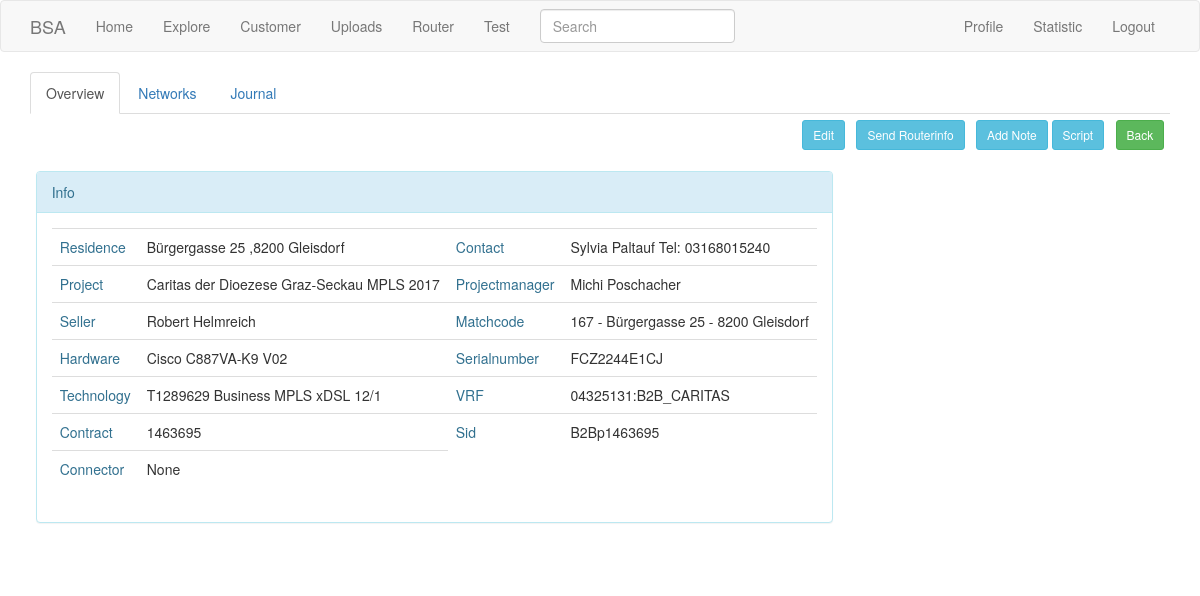
The app's page /contract/5 (signed in) with its own data.
### app/models.py (models this page shows, shortened)
class SearchableMixin(object):
    @classmethod
    def before_commit(cls, session):
        session._changes = {
            'add': list(session.new),
            'update': list(session.dirty),
            'delete': list(session.deleted)
        }
    @classmethod
    def after_commit(cls, session):
        for obj in session._changes['add']:
            if isinstance(obj, SearchableMixin):
                add_to_index(obj.__tablename__, obj)
        for obj in session._changes['update']:
            if isinstance(obj, SearchableMixin):
                add_to_index(obj.__tablename__, obj)
        for obj in session._changes['delete']:
            if isinstance(obj, SearchableMixin):
                remove_from_index(obj.__tablename__, obj)
        session._changes = None

class Location(db.Model, SearchableMixin):
    __searchable__ = ['contract']
    customer_id=db.Column(db.Integer, db.ForeignKey('customer.id'))
    id = db.Column(db.Integer, primary_key=True)
    residence = db.Column(db.String(140))
    technology = db.Column(db.String(140))
    project= db.Column(db.String(140))
    projectmanager=db.Column(db.String(140))
    hardware= db.relationship('Hardware', backref='location' , lazy='dynamic')
    networks= db.relationship('Network', backref='location' , lazy='dynamic')
    contract= db.Column(db.String(140))
    contact=db.Column(db.String(140))
    sid= db.Column(db.String(140))
    matchcode= db.Column(db.String(140))
    seller= db.Column(db.String(140))
    vrf= db.Column(db.String(140))
    dependencies=db.relationship('Contract', backref='location' , lazy='dynamic')
    infos=db.relationship("Info", secondary="basket", backref='locations')
    connector=db.Column(db.String(280))

class Hardware(db.Model):
    id = db.Column(db.Integer, primary_key=True)
    name=db.Column(db.String(140))
    sn = db.Column(db.String(140))
    location_id = db.Column(db.Integer, db.ForeignKey('location.id'))

### app/main/routes.py (the view, shortened to what this page needs)
@bp.route('/contract/<id>',methods=['GET', 'POST'])
@login_required
def contract(id):
    available_scripts=Script.query.all()
    scripts_list=[(i.id,i.name) for i in available_scripts]
    form=NetworkForm()
    form_del=DeleteForm()
    form_info=InfoForm()
    form_remove=RemoveForm()
    form_script=ScriptForm()
    contract=Location.query.get(id)
    form_script.script.choices=scripts_list
    if form_remove.validate_on_submit():
        if form_remove.remove.data:
            info=Info.query.get(form_remove.id_rem.data)
            contract.remove_info(info)
            db.session.commit()
            return redirect(url_for('main.contract',id=contract.id))
    if form_del.validate_on_submit():
        if form_del.delete.data:
            print('form validate')
            id=form_del.id_del.data
            delete(Network,id)
            return redirect(url_for('main.contract',id=contract.id))
    location=Location.query.get(id)
    infos_t=location.infos
    return render_template('contract.html',form_script=form_script, contract=contract, form=form, form_del=form_del, form_info=form_info, infos_t=infos_t, form_remove=form_remove)

### app/file/forms.py
class SearchForm(FlaskForm):
    q = StringField(_l('Search'), validators=[DataRequired()])
    def __init__(self, *args, **kwargs):
        if 'formdata' not in kwargs:
            kwargs['formdata'] = request.args
        if 'csrf_enabled' not in kwargs:
            kwargs['csrf_enabled'] = False
        super(SearchForm, self).__init__(*args, **kwargs)

### app/main/forms.py
class SearchForm(FlaskForm):
    q = StringField(_l('Search'), validators=[DataRequired()])
    def __init__(self, *args, **kwargs):
        if 'formdata' not in kwargs:
            kwargs['formdata'] = request.args
        if 'csrf_enabled' not in kwargs:
            kwargs['csrf_enabled'] = False
        super(SearchForm, self).__init__(*args, **kwargs)

### app/file/routes.py (called while the page is built)
@bp.before_app_request
def before_request():
    if current_user.is_authenticated:
        g.search_form = SearchForm()
    g.locale = str(get_locale())

### app/main/routes.py (called while the page is built)
@bp.before_request
def before_request():
    if current_user.is_authenticated:
        current_user.last_seen = datetime.utcnow()
        db.session.commit()
        g.search_form = SearchForm()
    g.locale = str(get_locale())

### app/models.py (called while the page is built)
    @login.user_loader
    def load_user(id):
        return User.query.get(int(id))

### app/templates/contract.html (shortened to what this page needs)
{% extends "base.html" %}
{% import 'bootstrap/wtf.html' as wtf %}
{% from "macros.html" import modal with context %}
{% block app_content %}
<link rel="stylesheet" type="text/css" href="{{ url_for('static', filename='css/style.css') }}">
<ul class="nav nav-tabs">
  <li class="nav-item active">
    <a class="nav-link active"  id="Overview-tab" data-toggle="tab" href="#Overview" role="tab" aria-controls="home" aria-selected="true">Overview</a>
  </li>
  <li class="nav-item">
    <a class="nav-link active" id="Networks-tab" data-toggle="tab" href="#Networks" role="tab" aria-controls="home" aria-selected="true">Networks</a>
  </li>
  <li class="nav-item">
    <a class="nav-link" href="#">Journal</a>
  </li>
</ul>
<div class="tab-content" id="TabContent" class="active" >
<div class="tab-pane active in " id="Overview" role="tabpanel" aria-labelledby="Overview-tab">
{% include '_contract_overview.html' %}
</div>
{% include '_contract_networks.html' %}
</div>
{% endblock %}

### app/templates/_contract_overview.html (shortened to what this page needs)
<div id="flex-container-button" class="flex-container">
<div id="flex-item-button" class="flex-item">
<div><a href="javascript: edit_row({{contract.id}});" class="btn btn-info btn-sm" id="edit_button{{contract.id}}">
          <span> Edit</span></a>
        </div> </div>
<div id="flex-item-button2" class="flex-item">
  <button id="router_todo" onclick="router_todo( {{contract.id}} )"  type="button" class="btn btn-info btn-sm " >
 Send Routerinfo</button></div>
<div id="flex-item-button3" class="flex-item">
<button type="button" class="btn btn-info btn-sm"  data-toggle="modal" data-target="#modal-info1">
<span> Add Note</span>
</button>
<button type="button" class="btn btn-info btn-sm"  data-toggle="modal" data-target="#modal-script1">
<span>Script</span>
</button>
</div>
<div id="flex-item-back" class="flex-item">
  <a class="btn btn-success btn-sm" href="{{ url_for('main.locations',customername=contract.customer.name) }}">Back</a></div>
</div>
<div id="flex-container-contract" class="flex-container">
<div id="flex-item-contract" class="flex-item">
<div class="panel panel-info">
<div class="panel-heading">Info</div>
<div class="panel-body">
<table class="table  table-responsive">
  <tbody>
 <tr><td Style="color:#31708f;">Residence</td><td id="residence_contract" >{{contract.residence}}</td><td Style="color:#31708f;">Contact</td><td id="contact_contract" >{{contract.contact}}</td></tr>
<tr><td Style="color:#31708f;">Project</td><td id="project_contract">{{contract.project}}</td><td Style="color:#31708f;">Projectmanager</td><td id="projectmanager_contract">{{contract.projectmanager}}</td>
<tr><td Style="color:#31708f;">Seller</td><td id="seller_contract" >{{contract.seller}}</td><td Style="color:#31708f;">Matchcode</td><td id="matchcode_contract" >{{contract.matchcode}}</td></tr>
<tr><td Style="color:#31708f;">Hardware</td><td id="hardware_contract">{{contract.hardware.first().name}}</td><td Style="color:#31708f;" >Serialnumber</td><td id="sn_contract">{{contract.hardware.first().sn}}</td></tr>
<tr><td Style="color:#31708f;">Technology</td><td id="technology_contract">{{contract.technology}}</td><td Style="color:#31708f;">VRF</td><td id="vrf_contract">{{contract.vrf}}</td></tr>
<tr><td Style="color:#31708f;">Contract</td><td id="contract_contract">{{contract.contract}}</td><td Style="color:#31708f;">Sid</td><td id="sid_contract" >{{contract.sid}}</td></tr>
<tr><td Style="color:#31708f;">Connector</td><td id="connector_contract">{{contract.connector}}</td></tr>
</tbody>
</table>
</div>
</div>
</div>
</div>

### app/static/css/style.css (style rules this page uses)
.flex-container { display: flex; wwwbackground: blue; align-content: space-around; align-items: flex-start; flex-direction: row; flex-wrap: wrap; }
.flex-item { align-content: space-around; margin: 0.5%; }
#flex-container-button.flex-container { justify-content: flex-end; }

### records on screen
Location: residence "Bürgergasse 25 ,8200 Gleisdorf", contact "Sylvia Paltauf Tel: 03168015240", project "Caritas der Dioezese Graz-Seckau MPLS 2017", projectmanager "Michi Poschacher", seller "Robert Helmreich", matchcode "167 - Bürgergasse 25 - 8200 Gleisdorf", technology "T1289629 Business MPLS xDSL 12/1", vrf "04325131:B2B_CARITAS", contract "1463695", sid "B2Bp1463695", connector "None"
Hardware: hardware.first "Cisco C887VA-K9 V02", hardware.first "FCZ2244E1CJ"
